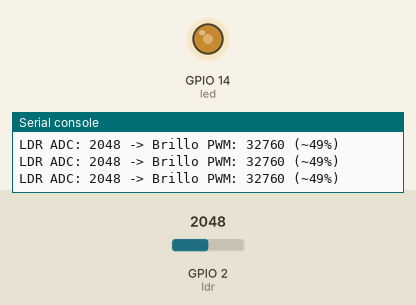
Simulated run of this program. Board: ESP32 board running MicroPython. On the bench: output pins drawn as LEDs (lit = HIGH), the last lines printed to the serial console. The test bench sets the inputs (shaded band); at power-on: GPIO 2 (ldr) = 2048 (analog values on the 0–4095 scale).

Above: at 1.2 s.
1.3 s: GPIO 2 (ldr) set to 1228
At 2.3 s:
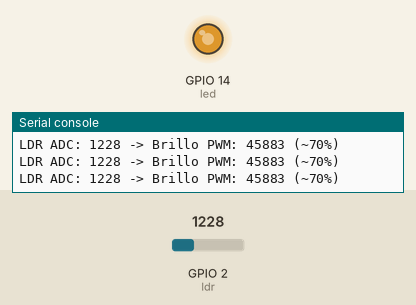
2.9 s: GPIO 2 (ldr) set to 491
At 3.7 s:
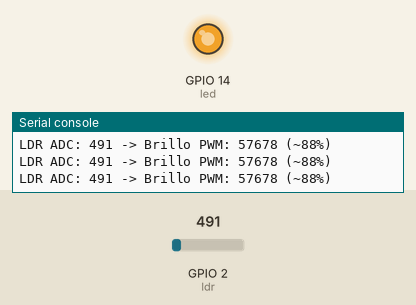
4.5 s: GPIO 2 (ldr) set to 3603
At 5.1 s:
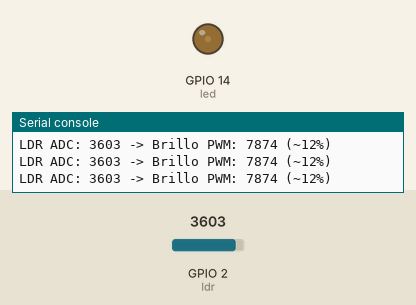
6.1 s: GPIO 2 (ldr) set to 4095
At 7.6 s:
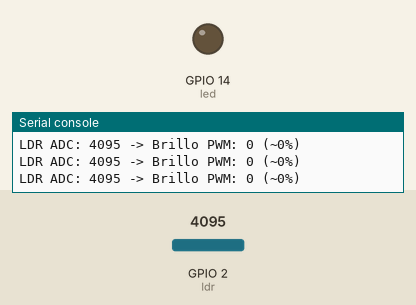
Timing chart, 0 to 8.7 s (numbered marks = the images above; inputs shaded):
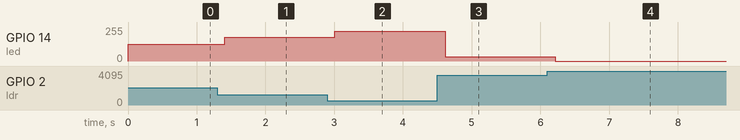

Measured:
- after the input at 1.3 s, GPIO 14 (led): 127/255 → 179/255 after 0.10 s
- after the input at 2.9 s, GPIO 14 (led): 179/255 → 224/255 after 0.11 s
- after the input at 4.5 s, GPIO 14 (led): 224/255 → 31/255 after 0.11 s
- after the input at 6.1 s, GPIO 14 (led): 31/255 → 0/255 after 0.12 s

The program:

main.py
```python
from machine import Pin, ADC, PWM
import time

# Configuración del ADC para la LDR en GPIO2
ldr = ADC(Pin(2))
ldr.atten(ADC.ATTN_11DB)  # Permite mediciones más cercanas a 3.3 V
ldr.width(ADC.WIDTH_12BIT)  # Lectura de 0 a 4095

# Configuración del LED PWM en GPIO14
led = PWM(Pin(14), freq=1000)

# Función para mapear la lectura ADC al rango de PWM invertido
def adc_a_pwm(lectura_adc):
    # La lectura ADC va de 0 (oscuro) a 4095 (muy iluminado)
    # Se invierte para que el LED sea más brillante con menos luz ambiental.
    brillo = 65535 - int((lectura_adc / 4095) * 65535)
    return max(0, min(65535, brillo))

while True:
    valor_ldr = ldr.read()
    valor_pwm = adc_a_pwm(valor_ldr)

    # Actualiza el brillo del LED
    led.duty_u16(valor_pwm)

    # Mostrar valores por monitor serie
    porcentaje = int((valor_pwm / 65535) * 100)
    print("LDR ADC:", valor_ldr, "-> Brillo PWM:", valor_pwm, "(~{}%)".format(porcentaje))

    time.sleep_ms(200)
```
